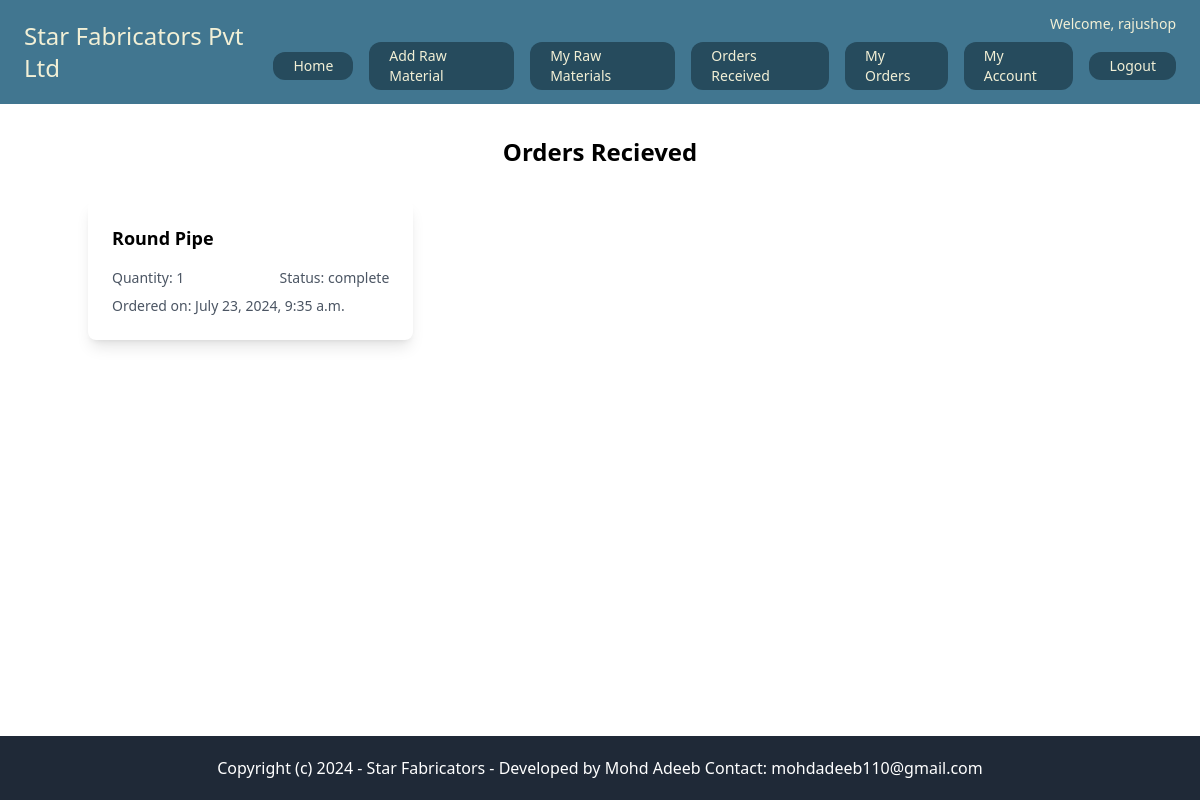
Screenshot of /core/orders-recieved/ (signed in) with the database file from the repository.
### core/models.py (models this page shows, shortened)
class Order(models.Model):
    user = models.ForeignKey(User, on_delete=models.CASCADE)
    raw_material = models.ForeignKey(RawMaterial, on_delete=models.CASCADE)
    quantity = models.IntegerField()
    vendor = models.ForeignKey(User, on_delete=models.CASCADE, related_name='vendor_orders', null=True)
    status = models.CharField(max_length=20, default='complete')
    created_at = models.DateTimeField(auto_now_add=True)
    updated_at = models.DateTimeField(auto_now=True)

class RawMaterial(models.Model):
    user = models.ForeignKey(User, on_delete=models.CASCADE)
    name = models.CharField(max_length=255)
    description = models.TextField()
    image = models.ImageField(upload_to='raw_materials/')
    quantity = models.IntegerField()
    price = models.IntegerField(default=1000)

### core/views.py (the view)
# urls.py: path('orders-recieved/', views.orders_recieved, name='orders_recieved'),
@login_required
def orders_recieved(request):
    orders = Order.objects.filter(vendor=request.user, status='complete').order_by('-created_at')
    return render(request, 'core/orders_recieved.html', {'orders': orders})

### userprofile/context_processors.py (called while the page is built)
def user_profile(request):
    if request.user.is_authenticated:
        try:
            profile = Userprofile.objects.get(user=request.user)
        except Userprofile.DoesNotExist:
            profile = None
    else:
        profile = None
    return {'user_profile': profile}

### core/templates/core/orders_recieved.html (shortened to what this page needs)
{% extends "core/base.html" %}
{% block content %}
<div class="container mx-auto">
    <h2 class="text-2xl font-bold text-center my-8">Orders Recieved</h2>
    <div class="grid grid-cols-1 md:grid-cols-2 lg:grid-cols-3 gap-6">
        {% for order in orders %}
        <div class="bg-white shadow-lg rounded-lg p-6">
            <h3 class="text-lg font-semibold mb-4">{{ order.raw_material.name }}</h3>
            <div class="flex justify-between mb-2">
                <p class="text-sm text-gray-600">Quantity: {{ order.quantity }}</p>
                <p class="text-sm text-gray-600">Status: {{ order.status }}</p>
            </div>
            <p class="text-sm text-gray-600">Ordered on: {{ order.created_at }}</p>
        </div>
        {% empty %}
        <p class="text-center text-gray-600">No orders found.</p>
        {% endfor %}
    </div>
</div>
{% endblock %}

### core/templates/core/base.html (shortened to what this page needs)
<!DOCTYPE html>
<html>
<head>
  <script src="https://cdn.tailwindcss.com"></script>
</head>
<body>
  <nav class="py-2 px-6 flex justify-between navbar">
    <a href="/" class="py-2 text-2xl navbar-text mt-1 mb-1">Star Fabricators Pvt Ltd</a>
    <div class="flex flex-col items-end justify-center space-y-2">
        {% if request.user.is_authenticated %}
            <span class="navbar-text py-0 text-sm">Welcome, {{ request.user.username }}</span>
            <div class="flex items-center space-x-4">
              {% if request.user.is_superuser %}
                <a href="{% url 'main_page' %}" class="py-1 px-5 navbar-button rounded-xl text-sm navbar-text hover:bg-gray-700">Home</a>
                <a href="{% url 'manufacturing_products' %}" class="py-1 px-5 navbar-button rounded-xl text-sm navbar-text hover:bg-gray-700">Add Manufacturing Product</a>
                <a href="{% url 'order_raw_materials' %}" class="py-1 px-5 navbar-button rounded-xl text-sm navbar-text hover:bg-gray-700">Orders Raw Materials</a>
                <a href="{% url 'inventory' %}" class="py-1 px-5 navbar-button rounded-xl text-sm navbar-text hover:bg-gray-700">Inventory</a>
                <a href="{% url 'raw_materials' %}" class="py-1 px-5 navbar-button rounded-xl text-sm navbar-text hover:bg-gray-700">Raw Materials by Vendors</a>
                <a href="{% url 'view_cart' %}" class="py-1 px-5 navbar-button rounded-xl text-sm navbar-text hover:bg-gray-700">View Cart</a>
                <a href="{% url 'products' %}" class="py-1 px-5 navbar-button rounded-xl text-sm navbar-text hover:bg-gray-700">Products</a>
                <a href="{% url 'sold_products' %}" class="py-1 px-5 navbar-button rounded-xl text-sm navbar-text hover:bg-gray-700">Sold Products</a>
              {% else %}
                <a href="{% url 'main_page' %}" class="py-1 px-5 navbar-button rounded-xl text-sm navbar-text hover:bg-gray-700">Home</a>
                <a href="{% url 'add_raw_material' %}" class="py-1 px-5 navbar-button rounded-xl text-sm navbar-text hover:bg-gray-700">Add Raw Material</a>
                <a href="{% url 'list_raw_materials' %}" class="py-1 px-5 navbar-button rounded-xl text-sm navbar-text hover:bg-gray-700">My Raw Materials</a>
                <a href="{% url 'orders_recieved' %}" class="py-1 px-5 navbar-button rounded-xl text-sm navbar-text hover:bg-gray-700">Orders Received</a>
                <a href="{% url 'my_orders' %}" class="py-1 px-5 navbar-button rounded-xl text-sm navbar-text hover:bg-gray-700">My Orders</a>
                <a href="{% url 'my_account' %}" class="py-1 px-5 navbar-button rounded-xl text-sm navbar-text hover:bg-gray-700">My Account</a>
              {% endif %}
                <form method="post" action="{% url 'logout' %}">
                    <button type="submit" class="py-1 px-5 navbar-button rounded-xl text-sm navbar-text hover:bg-gray-700">Logout</button>
                </form>
            </div>
        {% else %}
            <div class="flex">
                <a href="{% url 'login' %}" class="py-2 px-5 mr-2 navbar-button rounded-xl text-sm navbar-text hover:bg-gray-700">Log In</a>
                <a href="{% url 'signup' %}" class="py-2 px-5 navbar-button rounded-xl text-sm navbar-text hover:bg-gray-700">Sign Up</a>
            </div>
        {% endif %}
    </div>
  </nav>
  <div class="content">
    {% block content %}
    {% endblock %}
  </div>
  <footer class="py-5 text-center bg-gray-800 text-white">
    <p class="text-base">Copyright (c) 2024 - Star Fabricators - Developed by Mohd Adeeb Contact: mohdadeeb110@gmail.com</p>
  </footer>
</body>
</html>

### core/templates/core/base.html (style rules this page uses)
body { display: flex; flex-direction: column; min-height: 100vh; }
.content { flex: 1; }
footer { flex-shrink: 0; }
.navbar { background-color: #417690; }
.navbar-text { color: #f2f0d6; }
.navbar-button { background-color: #264B5D; }

### rows the page displays
Order: raw_material.name "Round Pipe", quantity "1", status "complete", created_at "July 23, 2024, 9:35 a.m."

### other values shown
{{ request.user.username }} "rajushop"
